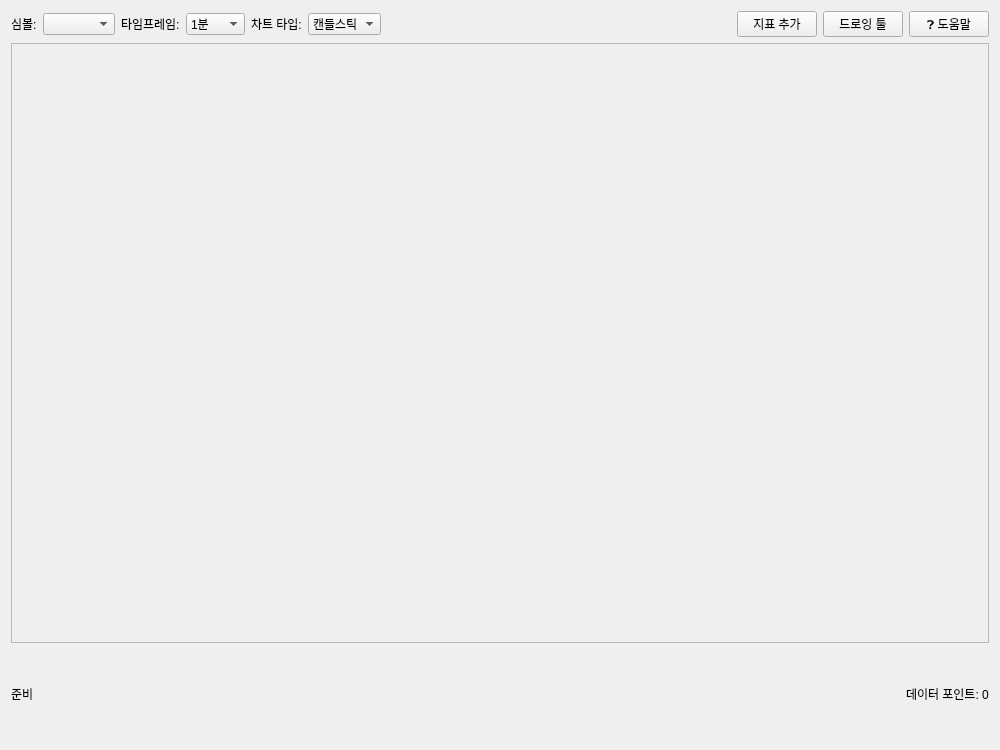
<?xml version="1.0" encoding="UTF-8"?>
<ui version="4.0">
 <class>AdvancedChartDialog</class>
 <widget class="QWidget" name="AdvancedChartDialog">
  <property name="geometry">
   <rect>
    <x>0</x>
    <y>0</y>
    <width>1000</width>
    <height>750</height>
   </rect>
  </property>
  <property name="windowTitle">
   <string>고급 차트 도구</string>
  </property>
  <layout class="QVBoxLayout" name="verticalLayout">
   <item>
    <layout class="QHBoxLayout" name="toolbarLayout">
     <item>
      <widget class="QLabel" name="labelSymbol">
       <property name="text">
        <string>심볼:</string>
       </property>
      </widget>
     </item>
     <item>
      <widget class="QComboBox" name="comboSymbol">
       <property name="minimumWidth">
        <number>150</number>
       </property>
      </widget>
     </item>
     <item>
      <widget class="QLabel" name="labelTimeframe">
       <property name="text">
        <string>타임프레임:</string>
       </property>
      </widget>
     </item>
     <item>
      <widget class="QComboBox" name="comboTimeframe">
       <property name="minimumWidth">
        <number>100</number>
       </property>
       <item>
        <property name="text">
         <string>1분</string>
        </property>
       </item>
       <item>
        <property name="text">
         <string>5분</string>
        </property>
       </item>
       <item>
        <property name="text">
         <string>15분</string>
        </property>
       </item>
       <item>
        <property name="text">
         <string>30분</string>
        </property>
       </item>
       <item>
        <property name="text">
         <string>1시간</string>
        </property>
       </item>
       <item>
        <property name="text">
         <string>4시간</string>
        </property>
       </item>
       <item>
        <property name="text">
         <string>일봉</string>
        </property>
       </item>
      </widget>
     </item>
     <item>
      <widget class="QLabel" name="labelChartType">
       <property name="text">
        <string>차트 타입:</string>
       </property>
      </widget>
     </item>
     <item>
      <widget class="QComboBox" name="comboChartType">
       <property name="minimumWidth">
        <number>120</number>
       </property>
       <item>
        <property name="text">
         <string>캔들스틱</string>
        </property>
       </item>
       <item>
        <property name="text">
         <string>라인</string>
        </property>
       </item>
       <item>
        <property name="text">
         <string>바</string>
        </property>
       </item>
       <item>
        <property name="text">
         <string>에어리어</string>
        </property>
       </item>
       <item>
        <property name="text">
         <string>히트맵</string>
        </property>
       </item>
      </widget>
     </item>
     <item>
      <spacer name="horizontalSpacer">
       <property name="orientation">
        <enum>Qt::Horizontal</enum>
       </property>
       <property name="sizeHint" stdset="0">
        <size>
         <width>40</width>
         <height>20</height>
        </size>
       </property>
      </spacer>
     </item>
     <item>
      <widget class="QPushButton" name="btnIndicators">
       <property name="text">
        <string>지표 추가</string>
       </property>
      </widget>
     </item>
     <item>
      <widget class="QPushButton" name="btnDrawingTools">
       <property name="text">
        <string>드로잉 툴</string>
       </property>
      </widget>
     </item>
     <item>
      <widget class="QPushButton" name="btnHelp">
       <property name="text">
        <string>❓ 도움말</string>
       </property>
      </widget>
     </item>
    </layout>
   </item>
   <item>
    <widget class="QFrame" name="chartContainer">
     <property name="minimumSize">
      <size>
       <width>800</width>
       <height>600</height>
      </size>
     </property>
     <property name="frameShape">
      <enum>QFrame::StyledPanel</enum>
     </property>
     <property name="frameShadow">
      <enum>QFrame::Raised</enum>
     </property>
    </widget>
   </item>
   <item>
    <layout class="QHBoxLayout" name="statusLayout">
     <item>
      <widget class="QLabel" name="labelStatus">
       <property name="text">
        <string>준비</string>
       </property>
      </widget>
     </item>
     <item>
      <spacer name="horizontalSpacer_2">
       <property name="orientation">
        <enum>Qt::Horizontal</enum>
       </property>
       <property name="sizeHint" stdset="0">
        <size>
         <width>40</width>
         <height>20</height>
        </size>
       </property>
      </spacer>
     </item>
     <item>
      <widget class="QLabel" name="labelDataPoints">
       <property name="text">
        <string>데이터 포인트: 0</string>
       </property>
      </widget>
     </item>
    </layout>
   </item>
  </layout>
 </widget>
 <resources/>
 <connections/>
</ui>
